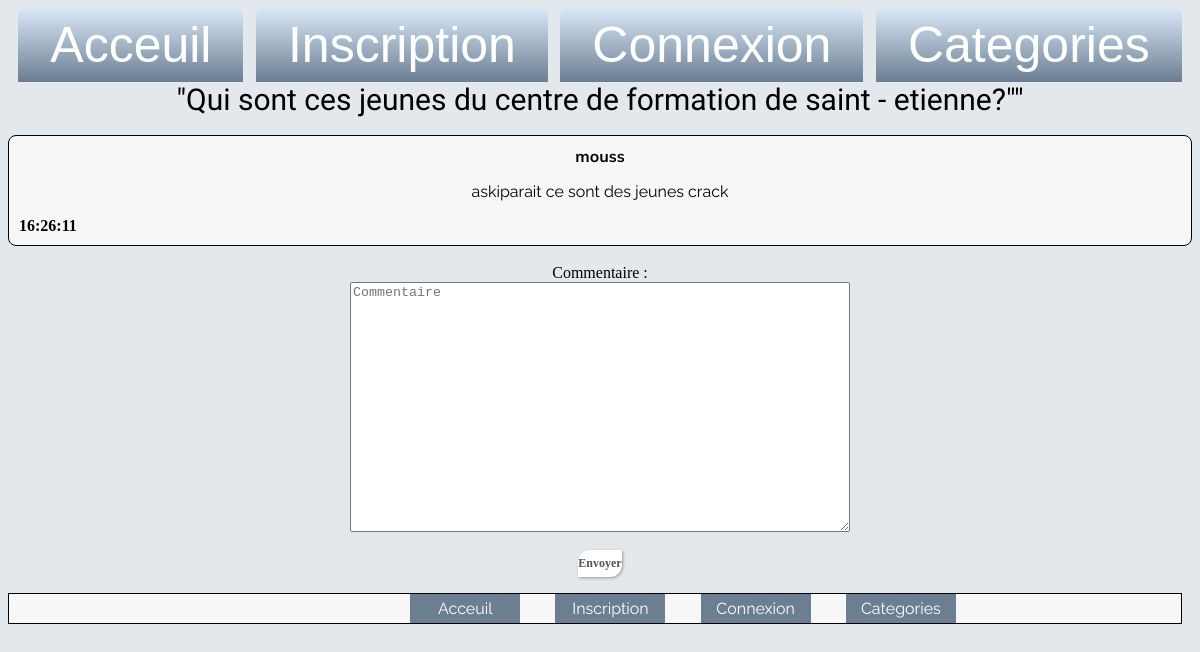
The page /articles.php?id=55 on the database its author committed.
### tables this page shows
CREATE TABLE IF NOT EXISTS `articles` (
  `id` int(11) NOT NULL AUTO_INCREMENT,
  `article` text NOT NULL,
  `id_utilisateur` int(11) NOT NULL,
  `id_categorie` int(11) NOT NULL,
  `date` timestamp NOT NULL,
  PRIMARY KEY (`id`)
);

CREATE TABLE IF NOT EXISTS `commentaires` (
  `id` int(11) NOT NULL AUTO_INCREMENT,
  `commentaire` varchar(1024) NOT NULL,
  `id_article` int(11) NOT NULL,
  `id_utilisateur` int(11) NOT NULL,
  `date` time NOT NULL,
  PRIMARY KEY (`id`)
);

CREATE TABLE IF NOT EXISTS `utilisateurs` (
  `id` int(11) NOT NULL AUTO_INCREMENT,
  `login` varchar(255) NOT NULL,
  `password` varchar(255) NOT NULL,
  `email` varchar(255) NOT NULL,
  `id_droits` int(11) DEFAULT '1',
  PRIMARY KEY (`id`)
);

### articles.php (the view, shortened to what this page needs)
<html>
<head>
    <link rel="stylesheet" type="text/css" href="index.css" />
</head>
<header>
    <?php include "header.php"; ?>
</header>
<body>
    <main>
        <div class="article">
            <?php
            $connexion = mysqli_connect("localhost", "root", "", "blog");
            $sql = 'SELECT article from articles  WHERE id="' . $_GET['id'] . '" ';
            $query = mysqli_query($connexion, $sql);
            while ($row = mysqli_fetch_array($query)) {
                echo '<article>"' . ($row["article"]) . '""';
            }
            ?>
        </div>
        <br>
        <?php
        $id = $_GET['id'];
        $connexion = mysqli_connect("localhost", "root", "", "blog");
        $sql2 = "SELECT commentaires.id, commentaires.commentaire, commentaires.id_utilisateur,commentaires.id_article,
						commentaires.date, utilisateurs.login FROM commentaires INNER JOIN utilisateurs
						WHERE  commentaires.id_utilisateur = utilisateurs.id
                        AND id_article='$id'  ORDER BY date DESC ";
        $req2 = mysqli_query($connexion, $sql2);;
        while ($req = mysqli_fetch_array($req2)) {
        ?>
            <section class="carré">
                <section class="users">
                    <?php echo $req['login']; ?></p>
                </section>
                <section class="commentaire">
                    <?php echo $req['commentaire']; ?></p>
                </section>
                <section class="heure">
                    <?php echo $req['date']; ?></span>
                </section>
            </section>
            <br>
        <?php
        }
        ?>
        <section class="titre">
            <form method="post">
                <legend class='rep'>Commentaire :</legend>
                <textarea name="message" maxlength="300" placeholder="Commentaire"></textarea>
                <input type="hidden" name="sujets" value="<?php echo $_GET['id']; ?>"><br><br>
                <input class="boutton" type="submit" name="submit" value="Envoyer">
                <br>
            </form>
        </section>
        <footer>
            <?php include "footer.php"; ?>
        </footer>
    </main>
</body>
</html>

### index.css (style rules this page uses)
body { text-align: center; background-color: #E3E8ED; }
.carré { background-color: #F7F7F7; border: solid black 1.5px; border-radius: 8px; padding: 10px; width: auto; }
textarea { height: 250px; width: 500px; }
.boutton { border-radius: 12px 0 12px 0; background: white; border: none; color: #555; font: bold 12px Verdana; padding: 6px 0 6px 0; box-shadow: 1px 1px 3px #999; }
.article { font-size: 30px; font-family: 'Enriqueta', serif; }
.users { font-weight: bold; font-family: 'Mulish', sans-serif; }
.commentaire { font-family: 'Raleway', sans-serif; }
.heure { margin-right: 100%; font-weight: bold; }
footer { display: flex; font-family: 'Raleway', sans-serif; justify-content: space-around; border: solid black 1px; background-color: #F7F7F7; bottom: 0; width: 99%; }

### rows shown on the page
articles: article "Qui sont ces jeunes du centre de formation de saint - etienne?"
commentaires: id_utilisateur.login "mouss", commentaire "askiparait ce sont des jeunes crack", date "16:26:11"
